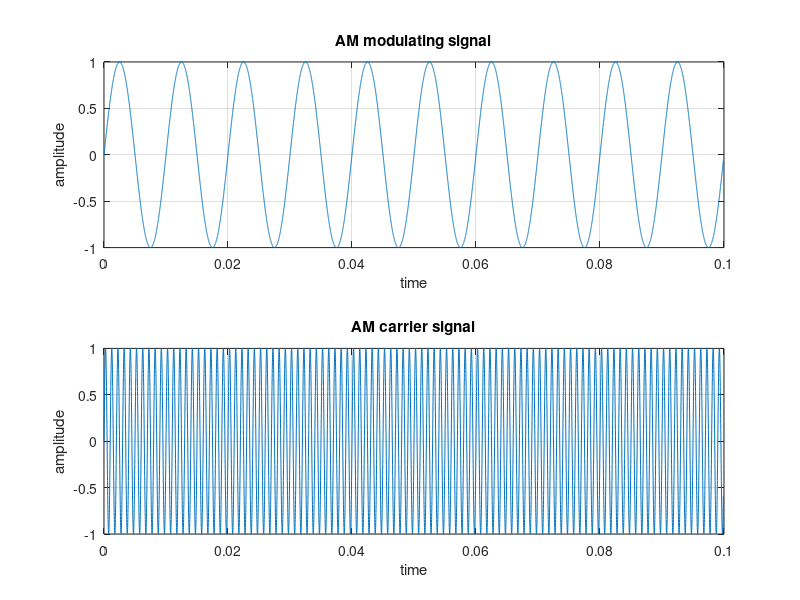
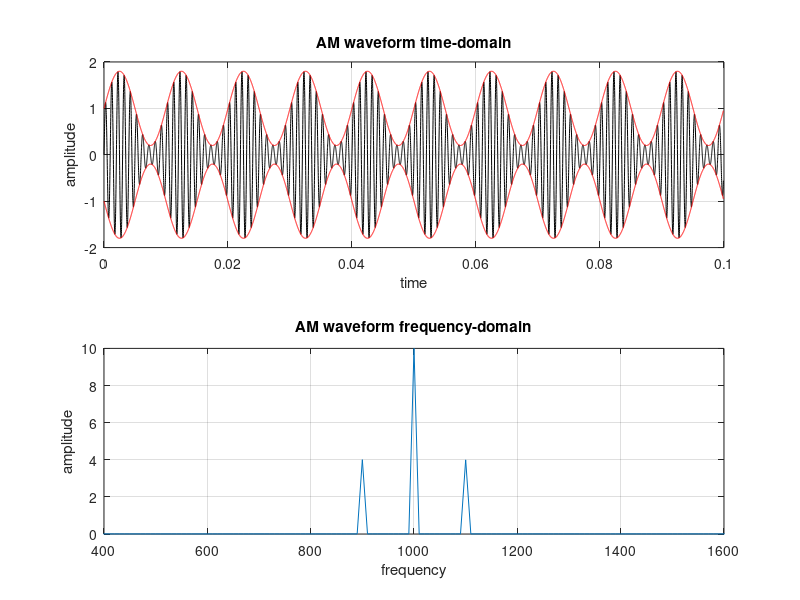
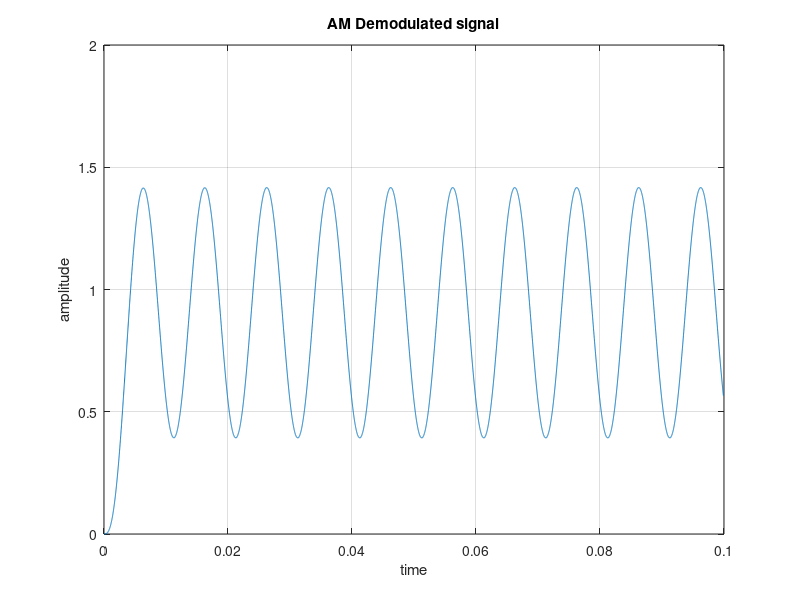

Source code (MATLAB) for these figures, in order:
fm=100;
fc=1000;
vm=1;
vc=1;
mu=0.8; % modulation index
% x-axis:Time(second)
t=0:0.00001:0.0999;
f=0:1:9999;
% y-axis:Voltage(volt)
V1=vc+mu*sin(2*pi*fm*t); %upper envelop
V2=-(vc+mu*sin(2*pi*fm*t)); % lower envelop
Vm=vm*sin(2*pi*fm*t);
Vc=vc*sin(2*pi*fc*t);
Vam=vc*(1+mu*sin(2*pi*fm*t)).*(sin(2*pi*fc*t)); %%AM signal
Vr=Vam.*Vc; % Synchronous detector
Vf=abs(fft(Vam,10000))/500; % Spectrum
[b,a] = butter(3,0.002);
out= filter(b,a,Vr);
%Plot modulating,carrier signal
figure(1);
subplot(211)
plot(t,Vm);
title('AM modulating signal');
xlabel('time'), ylabel('amplitude');grid on;
subplot(212)
plot(t, Vc);
title('AM carrier signal');
xlabel('time'), ylabel('amplitude');grid on;
% Plot AM in time domain and Frequency domain
figure(2);
subplot(211)
plot(t,Vam,'k');
hold on;
plot(t,V1,'r'),plot(t,V2,'r');
title('AM waveform time-domain');
xlabel('time'), ylabel('amplitude');grid on;
subplot(212)
plot(f*10,Vf);
axis([(fc-6*fm) (fc+6*fm) 0 10]);
title('AM waveform frequency-domain');
xlabel('frequency'), ylabel('amplitude');grid on;
figure(3);
plot(t,1.81*out)
title('AM Demodulated signal');
xlabel('time'), ylabel('amplitude');
grid on
